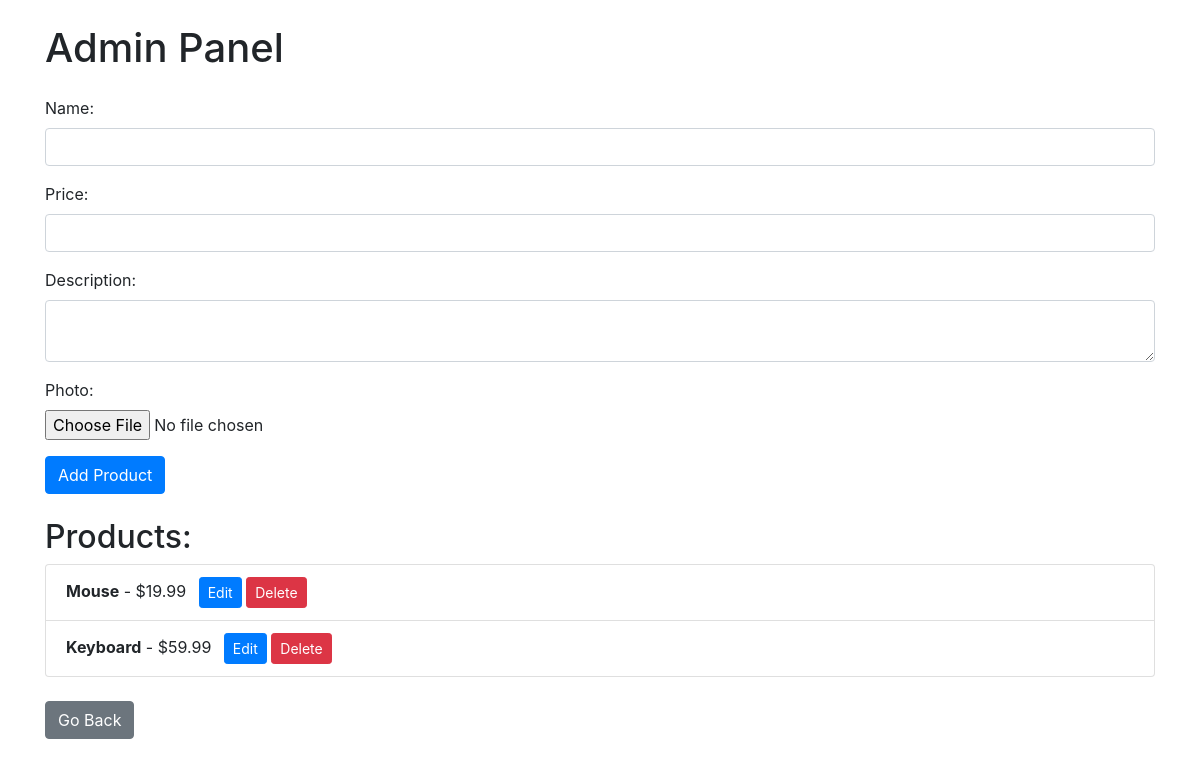
The page /admin (signed in) on the database its author committed.
### main.py (models this page shows)
class Product(db.Model):
    id = db.Column(db.Integer, primary_key=True)
    name = db.Column(db.String(100), nullable=False)
    price = db.Column(db.Float, nullable=False)
    description = db.Column(db.Text)
    photo = db.Column(db.String(100))

### main.py (the view, shortened to what this page needs)
@app.route('/admin', methods=['GET', 'POST'])
@login_required
def admin_panel():
    products = Product.query.all()
    return render_template('admin_panel.html', products=products)

### main.py (called while the page is built)
@app.before_request
def check_admin():
    if request.endpoint == 'admin_panel' and (not current_user.is_authenticated or current_user.username != 'admin'):
        return redirect(url_for('login'))

@login_manager.user_loader
def load_user(user_id):
    return User.query.get(int(user_id))

### templates/admin_panel.html (shortened to what this page needs)
<!DOCTYPE html>
<html lang="en">
<head>
    <link href="https://stackpath.bootstrapcdn.com/bootstrap/4.5.2/css/bootstrap.min.css" rel="stylesheet">
</head>
<body>
    <div class="container">
        <h1 class="mt-4">Admin Panel</h1>
        <form action="/admin" method="post" enctype="multipart/form-data" class="mt-4">
            <div class="form-group">
                <label for="name">Name:</label>
                <input type="text" id="name" name="name" class="form-control" required>
            </div>
            <div class="form-group">
                <label for="price">Price:</label>
                <input type="text" id="price" name="price" class="form-control" required>
            </div>
            <div class="form-group">
                <label for="description">Description:</label>
                <textarea id="description" name="description" class="form-control" required></textarea>
            </div>
            <div class="form-group">
                <label for="photo">Photo:</label>
                <input type="file" id="photo" name="photo" class="form-control-file" required>
            </div>
            <button type="submit" class="btn btn-primary">Add Product</button>
        </form>
        <h2 class="mt-4">Products:</h2>
        <ul class="list-group">
            {% for product in products %}
            <li class="list-group-item">
                <strong>{{ product.name }}</strong> - ${{ product.price }}
                <a href="{{ url_for('edit_product', product_id=product.id) }}" class="btn btn-primary btn-sm ml-2">Edit</a>
                <form action="{{ url_for('delete_product', product_id=product.id) }}" method="post" style="display:inline;">
                    <button type="submit" class="btn btn-danger btn-sm" onclick="return confirm('Are you sure you want to delete this product?')">Delete</button>
                </form>
            </li>
            {% endfor %}
        </ul>
         <a href="/" class="btn btn-secondary mt-4">Go Back</a>
    </div>
</body>
</html>

### rows shown on the page
Product: name "Mouse", price "19.99"
Product: name "Keyboard", price "59.99"
